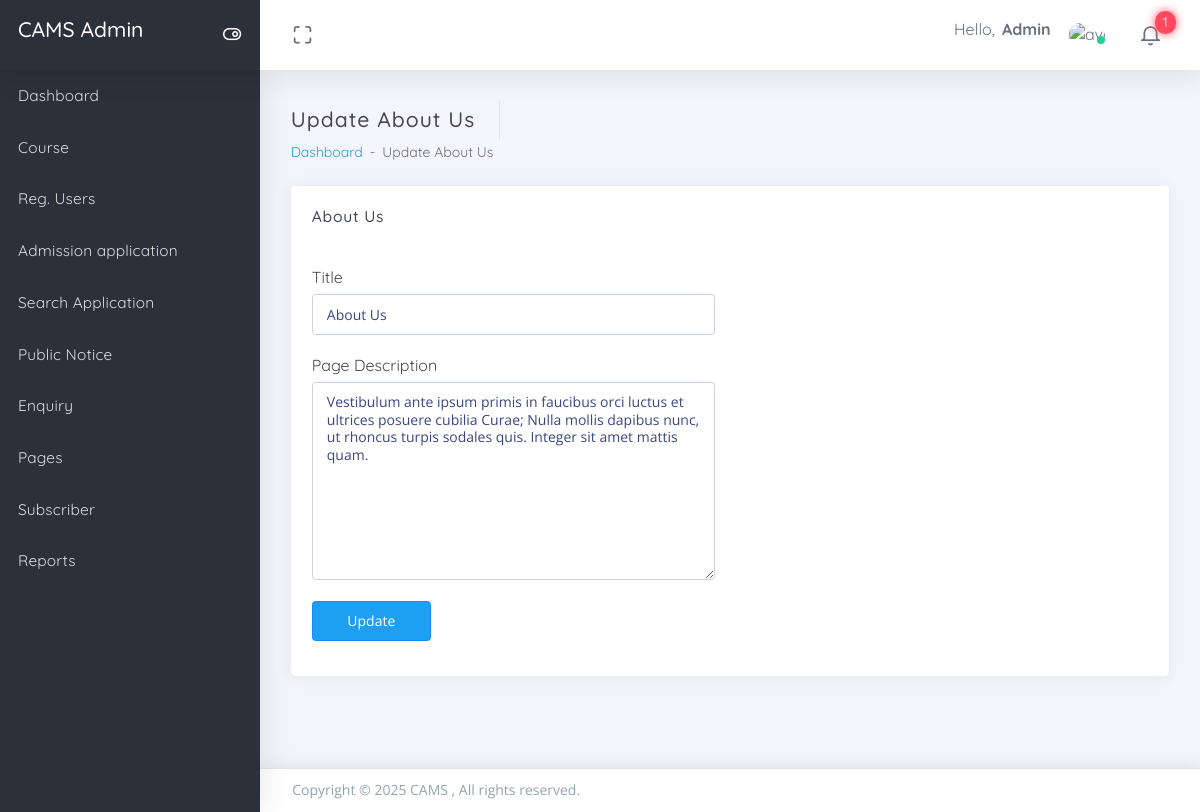
The app's page /uams/admin/aboutus.php (signed in) with its own data.
### tables this page shows
CREATE TABLE `tblpage` (
  `ID` int(10) NOT NULL,
  `PageType` varchar(200) DEFAULT NULL,
  `PageTitle` mediumtext DEFAULT NULL,
  `PageDescription` mediumtext DEFAULT NULL,
  `Email` varchar(200) DEFAULT NULL,
  `MobileNumber` bigint(10) DEFAULT NULL,
  `UpdationDate` date DEFAULT NULL,
  `Timing` varchar(200) NOT NULL
);

### uams/admin/aboutus.php (the view, shortened to what this page needs)
<?php
include('includes/dbconnection.php');
if (strlen($_SESSION['aid']==0)) {
  header('location:logout.php');
  } else{
  ?>
  <!DOCTYPE html>
<html class="loading" lang="en" data-textdirection="ltr">
<head>
  <link href="https://maxcdn.icons8.com/fonts/line-awesome/1.1/css/line-awesome.min.css"
  rel="stylesheet">
</head>
<body class="vertical-layout vertical-menu-modern 2-columns   menu-expanded fixed-navbar"
data-open="click" data-menu="vertical-menu-modern" data-col="2-columns">
<?php include('includes/header.php');?>
<?php include('includes/leftbar.php');?>
  <div class="app-content content">
    <div class="content-wrapper">
      <div class="content-header row">
        <div class="content-header-left col-md-6 col-12 mb-2 breadcrumb-new">
          <h3 class="content-header-title mb-0 d-inline-block">
           Update About Us
          </h3>
          <div class="row breadcrumbs-top d-inline-block">
            <div class="breadcrumb-wrapper col-12">
              <ol class="breadcrumb">
               <li class="breadcrumb-item"><a href="dashboard.php">Dashboard</a>
                </li>
                <li class="breadcrumb-item active">Update About Us
                </li>
              </ol>
            </div>
          </div>
        </div>
      </div>
      <div class="content-body">
<form name="course" method="post" >
        <section class="formatter" id="formatter">
          <div class="row">
            <div class="col-12">
              <div class="card">
                <div class="card-header">
                  <h4 class="card-title">About Us</h4>
                </div>
                <div class="card-content">
   <?php
$ret=mysqli_query($con,"select * from  tblpage where PageType='aboutus'");
while ($row=mysqli_fetch_array($ret)) {
?>              <div class="card-body">
  <div class="row">
                      <div class="col-xl-6 col-lg-12">
                        <fieldset>
                          <h5>Title
                          </h5>
                          <div class="form-group">
  <input class="form-control white_bg" id="pagetitle" type="text" name="pagetitle" value="<?php  echo $row['PageTitle'];?>">
                          </div>
                        </fieldset>
                         <fieldset>
                          <h5>Page Description
                          </h5>
                          <div class="form-group">
  <textarea  name="pagedes" class="form-control white_bg" required='true' cols="140" rows="10"><?php  echo $row['PageDescription'];?></textarea>
                          </div>
                        </fieldset>
                      </div>
                    </div>
<?php } ?>
<div class="row">
<div class="col-xl-6 col-lg-12">
<button type="submit" name="submit" class="btn btn-info btn-min-width mr-1 mb-1">Update</button>
</div>
</div>
 </div>
                </div>
              </div>
            </div>
          </div>
        </section>
      </form>
      </div>
    </div>
  </div>
<?php include('includes/footer.php');?>
</body>
</html>
<?php }  ?>

### uams/admin/includes/header.php (shortened to what this page needs)
  <link rel="stylesheet" type="text/css" href="../app-assets/css/vendors.css">
  <link rel="stylesheet" type="text/css" href="../app-assets/css/app.css">
  <link rel="stylesheet" type="text/css" href="../app-assets/css/core/menu/menu-types/vertical-menu-modern.css">
  <link rel="stylesheet" type="text/css" href="../app-assets/css/core/colors/palette-gradient.css">
  <link rel="stylesheet" type="text/css" href="../app-assets/css/plugins/forms/extended/form-extended.css">
<nav class="header-navbar navbar-expand-md navbar navbar-with-menu navbar-without-dd-arrow fixed-top navbar-semi-dark navbar-shadow">
    <div class="navbar-wrapper">
      <div class="navbar-header">
        <ul class="nav navbar-nav flex-row">
          <li class="nav-item mr-auto">
            <a class="navbar-brand" href="dashboard.php">
              <h3 class="brand-text">CAMS Admin</h3>
            </a>
          </li>
          <li class="nav-item d-none d-md-block float-right"><a class="nav-link modern-nav-toggle pr-0" data-toggle="collapse"><i class="toggle-icon ft-toggle-right font-medium-3 white" data-ticon="ft-toggle-right"></i></a></li>
        </ul>
      </div>
      <div class="navbar-container content">
        <div class="collapse navbar-collapse" id="navbar-mobile">
          <ul class="nav navbar-nav mr-auto float-left">
            <li class="nav-item d-none d-md-block"><a class="nav-link nav-link-expand" href="#"><i class="ficon ft-maximize"></i></a></li>
          </ul>
          <ul class="nav navbar-nav float-right">
            <li class="dropdown dropdown-user nav-item">
              <a class="dropdown-toggle nav-link dropdown-user-link" href="#" data-toggle="dropdown">
                <span class="mr-1">Hello,
                  <?php
$admid=$_SESSION['aid'];
$ret=mysqli_query($con,"select AdminName from tbladmin where ID='$admid'");
$row=mysqli_fetch_array($ret);
$name=$row['AdminName'];
?>
                  <span class="user-name text-bold-700" ><?php echo $name; ?></span>
                </span>
                <span class="avatar avatar-online">
                  <img src="app-assets/images/user.png" alt="avatar"><i></i></span>
              </a>
            </li>
<?php $qury=mysqli_query($con,"SELECT  tbladmapplications.ID as appid,tbluser.FirstName,tbladmapplications.CourseApplieddate from tbladmapplications join tbluser on tbluser.ID=tbladmapplications.UserId where tbladmapplications.AdminStatus is null");
$num=mysqli_num_rows($qury);
?>
 <li class="dropdown dropdown-notification nav-item">
              <a class="nav-link nav-link-label" href="#" data-toggle="dropdown"><i class="ficon ft-bell"></i>
                <span class="badge badge-pill badge-default badge-danger badge-default badge-up badge-glow">
                  <?php echo $num;?></span>
              </a>
            </li>
          </ul>
        </div>
      </div>
    </div>
  </nav>

### uams/app-assets/css/core/menu/menu-types/vertical-menu-modern.css (style rules this page uses)
body.vertical-layout.vertical-menu-modern .navbar .navbar-brand { white-space: nowrap; }
body.vertical-layout.vertical-menu-modern.menu-expanded .navbar .navbar-header { float: left; width: 260px; }
body.vertical-layout.vertical-menu-modern.menu-expanded .navbar .navbar-container { margin-left: 260px; }
body.vertical-layout.vertical-menu-modern.menu-expanded .navbar .navbar-brand .brand-text { animation: 0.3s cubic-bezier(0.25, 0.8, 0.25, 1) 0s normal forwards 1 fadein; }
body.vertical-layout.vertical-menu-modern.menu-expanded .content, body.vertical-layout.vertical-menu-modern.menu-expanded .footer { margin-left: 260px; }

### records on screen
tblpage: pagetitle "About Us", pagedes "Vestibulum ante ipsum primis in faucibus orci luctus et ultrices posuere cubilia Curae; Nulla mollis dapibus nunc, ut rhoncus turpis sodales quis. Integer sit amet mattis quam."

### other values on screen
$name "Admin"
$num "1"
